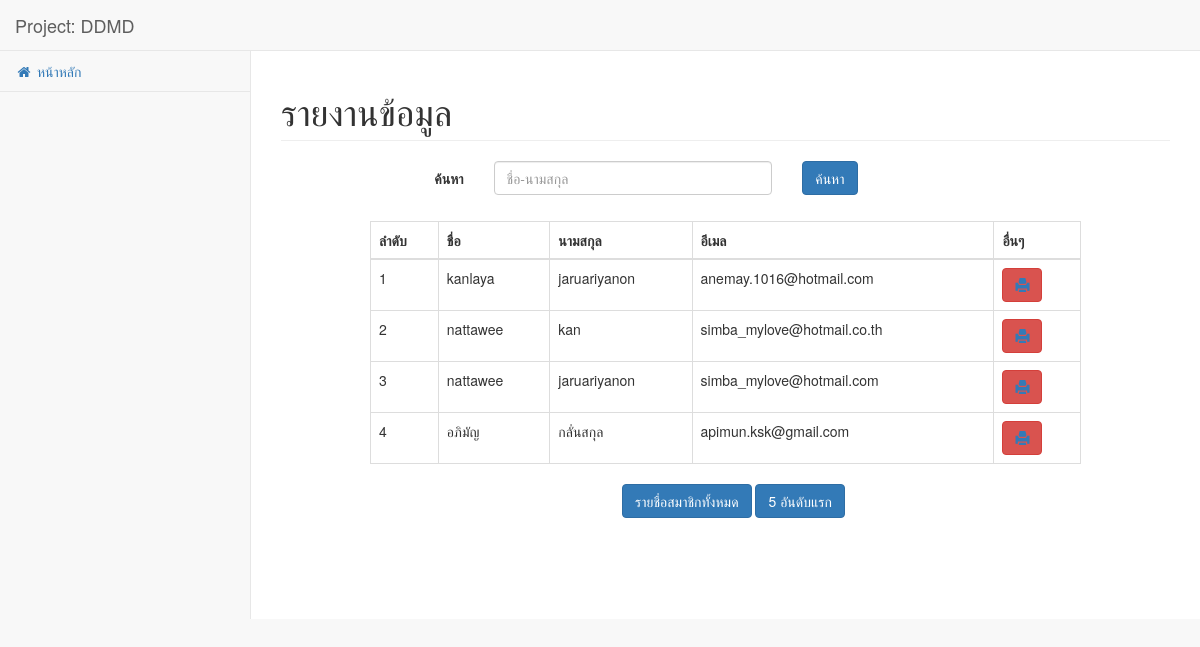
The page /pages/report.php on the database its author committed.
### tables this page shows
CREATE TABLE `member` (
  `id` int(11) NOT NULL,
  `idcard` varchar(13) NOT NULL,
  `prefix` int(11) NOT NULL COMMENT 'connect with prefix table',
  `name` varchar(50) NOT NULL,
  `lastname` varchar(50) NOT NULL,
  `age` varchar(50) NOT NULL COMMENT 'connect with length birthdate',
  `sex` int(11) NOT NULL,
  `status` int(11) NOT NULL,
  `email` varchar(50) NOT NULL,
  `password` varchar(11) NOT NULL,
  `type` int(11) NOT NULL
);

### pages/report.php (the view, shortened to what this page needs)
<?php session_start();
require 'connection.php'; ?>
<!DOCTYPE html>
<html lang="en">
<head>
    <link href="../vendor/bootstrap/css/bootstrap.min.css" rel="stylesheet">
    <link href="../vendor/metisMenu/metisMenu.min.css" rel="stylesheet">
    <link href="../dist/css/sb-admin-2.css" rel="stylesheet">
    <link href="../vendor/morrisjs/morris.css" rel="stylesheet">
    <link href="../vendor/font-awesome/css/font-awesome.min.css" rel="stylesheet" type="text/css">
</head>
<body>
    <div id="wrapper">
        <nav class="navbar navbar-default navbar-static-top" role="navigation" style="margin-bottom: 0">
            <div class="navbar-header">
                <a class="navbar-brand" href="index.php">Project: DDMD</a>
            </div>
            <?php require('sidemenu.php'); ?>
        </nav>
        <div id="page-wrapper">
            <div class="row">
                <div class="col-lg-12">
                    <h1 class="page-header">รายงานข้อมูล</h1>
                    <div class="col-md-10 col-md-offset-1">
                      <form class="form-horizontal" action="report.php" method="get">
                        <div class="form-group">
                          <label for="" class="col-sm-2 control-label">ค้นหา</label>
                          <div class="col-sm-5">
                              <input type="text" class="form-control" id="search" name="search" placeholder="ชื่อ-นามสกุล">
                          </div>
                          <div class="col-sm-5">
                              <button type="submit" id="btn-search" class="btn btn-primary">ค้นหา</button>
                        </div>
                        <br> <br> <br>
                      <div class="col-lg-12 table-responsive">
                          <table class="table table-hover table-bordered">
                            <thead>
                                <tr>
                                  <th>ลำดับ</th>
                                  <th>ชื่อ</th>
                                  <th>นามสกุล</th>
                                  <th>อีเมล</th>
                                  <th>อื่นๆ</th>
                                </tr>
                              </thead>
                              <tbody>
                                <?php
                                  $where = "";
                                  $sql = "SELECT * FROM member" . $where;
                                  $result = $conn->query($sql);
                                  if ($result->num_rows > 0) {
                                    $count = 1;
                                    while ($row = $result->fetch_assoc()) {
                                      echo '<tr>';
                                      echo '<td>'.$count.'</td>';
                                      echo '<td>'.$row["name"].'</td>';
                                      echo '<td>'.$row["lastname"].'</td>';
                                      echo '<td>'.$row["email"].'</td>';
                                      echo '<td>';
                                      ?>
                                      <button type="button" class="btn btn-danger"><a href="report_single.php?id=<?php echo $row['id']; ?>"><span class="glyphicon glyphicon-print" aria-hidden="true"></span></button>
                                      <?php
                                      echo '</td>';
                                      echo '</tr>';
                                      $count++;
                                    }
                                  }
                                 ?>
                              </tbody>
                              </table>
                          <div class="col-sm-6 col-md-offset-4">
                              <button type="button" class="btn btn-primary">รายชื่อสมาชิกทั้งหมด</button>
                              <button type="button" class="btn btn-primary">5 อันดับแรก</button>
                          </div>
                        </div>
                        <div class="form-group">
                          <label for="" class="col-sm-2 control-label"></label>
                          <div class="col-sm-9">
                          </div>
                        </div>
                      </form>
                    </div>
                </div>
            </div>
        </div>
    </div>
</body>
</html>

### pages/sidemenu.php (shortened to what this page needs)
<div class="navbar-default sidebar" role="navigation">
    <div class="sidebar-nav navbar-collapse">
        <ul class="nav" id="side-menu">
            <li>
                <a href="index.php"><i class="fa fa-home fa-fw"></i> หน้าหลัก</a>
            </li>
        </ul>
    </div>
</div>

### rows shown on the page
member: name "kanlaya", lastname "jaruariyanon", email "anemay.1016@hotmail.com"
member: name "nattawee", lastname "kan", email "simba_mylove@hotmail.co.th"
member: name "nattawee", lastname "jaruariyanon", email "simba_mylove@hotmail.com"
member: name "อภิมัญ", lastname "กลั่นสกุล", email "apimun.ksk@gmail.com"
